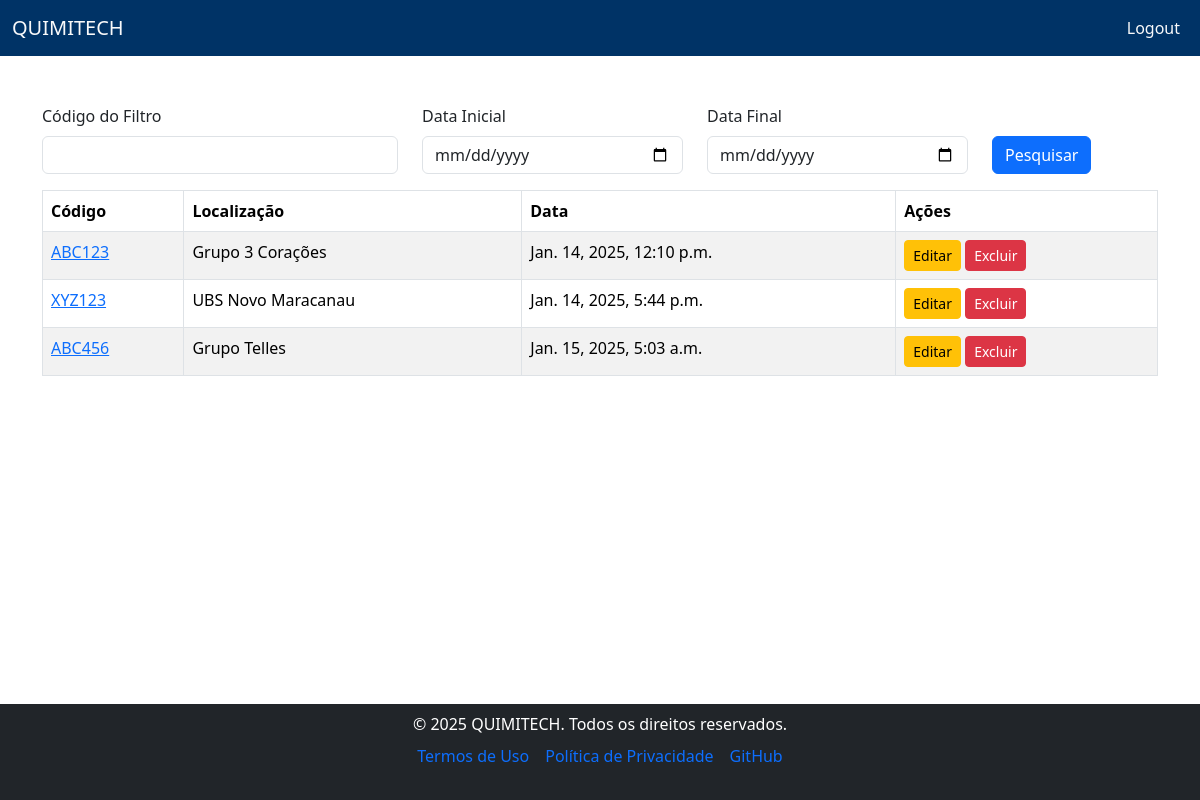
The app's page /filters/ (signed in) with its own data.
### filters/models.py (models this page shows, shortened)
class Filter(models.Model):
    unique_code = models.CharField(max_length=100, unique=True)
    mass_initial_images = models.ManyToManyField(Image, related_name="mass_initial_images")
    mass_final_images = models.ManyToManyField(Image, related_name="mass_final_images")
    sync_date = models.DateTimeField(auto_now_add=True)
    user = models.ForeignKey(User, on_delete=models.CASCADE)
    location = models.CharField(max_length=255)
    def get_absolute_url(self):
        return reverse("filter_detail", args=[str(self.id)])

### filters/views.py (the view, shortened to what this page needs)
# urls.py: path('filters/', views.filter_list, name='filter_list'),
@login_required
def filter_list(request):
    filters = Filter.objects.filter(user=request.user)
    unique_code = request.GET.get('unique_code', '')
    start_date = request.GET.get('start_date', '')
    end_date = request.GET.get('end_date', '')
    if unique_code:
        filters = filters.filter(unique_code__icontains=unique_code)
    return render(request, "filters/filter_list.html", {"filters": filters})

### quimitech/context_processors.py (called while the page is built)
def year_context_processor(request):
    return {'year': datetime.now().year}

### templates/filters/filter_list.html (shortened to what this page needs)
{% extends "base.html" %}
{% block content %}
<form method="get">
    <div class="row mb-3">
        <div class="col-md-4">
            <label for="unique_code" class="form-label">Código do Filtro</label>
            <input type="text" id="unique_code" name="unique_code" class="form-control" placeholder="" value="{{ request.GET.unique_code }}">
        </div>
        <div class="col-md-3">
            <label for="start_date" class="form-label">Data Inicial</label>
            <input type="date" id="start_date" name="start_date" class="form-control" value="{{ request.GET.start_date }}">
        </div>
        <div class="col-md-3">
            <label for="end_date" class="form-label">Data Final</label>
            <input type="date" id="end_date" name="end_date" class="form-control" value="{{ request.GET.end_date }}">
        </div>
        <div class="col-md-2 d-flex align-items-end">
            <button type="submit" class="btn btn-primary">Pesquisar</button>
        </div>
    </div>
</form>
<table class="table table-bordered table-striped">
    <thead>
        <tr>
            <th>Código</th>
            <th>Localização</th>
            <th>Data</th>
            <th>Ações</th>
        </tr>
    </thead>
    <tbody>
        {% for filter in filters %}
        <tr>
            <td><a href="{{ filter.get_absolute_url }}">{{ filter.unique_code }}</a></td>
            <td>{{ filter.location }}</td>
            <td>{{ filter.sync_date }}</td>
            <td>
                <a href="{% url 'filter_edit' filter.id %}" class="btn btn-warning btn-sm">Editar</a>
                <button class="btn btn-danger btn-sm" data-bs-toggle="modal" data-bs-target="#deleteModal{{ filter.id }}">Excluir</button>
            </td>
        </tr>
        {% endfor %}
    </tbody>
</table>
{% endblock content%}

### static/css/style.css (style rules this page uses)
html, body { height: 100%; }
body { display: flex; flex-direction: column; }

### records on screen
Filter: unique_code "ABC123", location "Grupo 3 Corações", sync_date "Jan. 14, 2025, 12:10 p.m."
Filter: unique_code "XYZ123", location "UBS Novo Maracanau", sync_date "Jan. 14, 2025, 5:44 p.m."
Filter: unique_code "ABC456", location "Grupo Telles", sync_date "Jan. 15, 2025, 5:03 a.m."
